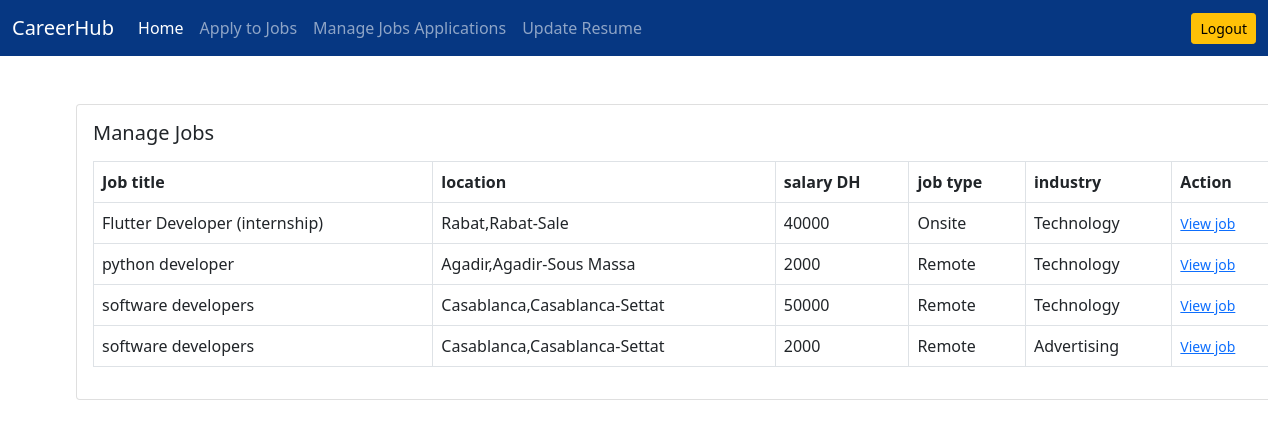
Screenshot of /job/applied-jobs/ (signed in) with the database file from the repository.
### job/models.py (models this page shows, shortened)
class ApplyJob(models.Model):
    status_choices=(
        ('Accepted','Accepted'),
        ('Declined','Declined'),
        ('Pending','Pending')
    )
    user = models.ForeignKey(User,on_delete=models.CASCADE)
    job = models.ForeignKey(Job,on_delete=models.CASCADE)
    timestamp = models.DateTimeField(auto_now_add=True)
    status = models.CharField(max_length=20, choices=status_choices)

class Job(models.Model):
    job_type_choices=(
        ('Remote','Remote'),
        ('Onsite','Onsite'),
        ('Hybride','Hybride')
    )
    user=models.ForeignKey(User,on_delete=models.CASCADE)
    company=models.ForeignKey(Company,on_delete=models.CASCADE)
    title= models.CharField(max_length=100)
    city=models.CharField(max_length=100)
    salary=models.PositiveBigIntegerField(default=2000)
    requirements=models.TextField()
    description=models.TextField(null=True)
    ideal_candidate=models.TextField()
    is_available=models.BooleanField(default=True)
    timestamp=models.DateTimeField(auto_now_add=True)
    industry=models.ForeignKey(Industry,on_delete=models.DO_NOTHING,null=True,blank=True)
    state=models.ForeignKey(State,on_delete=models.DO_NOTHING,null=True,blank=True)
    job_type=models.CharField(max_length=20, choices=job_type_choices,null=True,blank=True)

class State(models.Model):
    name = models.CharField(max_length=100)
    def __str__(self):
        return self.name

class Industry(models.Model):
    name = models.CharField(max_length=100)
    def __str__(self):
        return self.name

### job/views.py (the view)
# urls.py: path('applied-jobs/',views.applied_jobs,name='applied-jobs'),
def applied_jobs(request):
    jobs=ApplyJob.objects.filter(user=request.user)
    context={'jobs':jobs}
    return render(request,'job/applied_job.html',context)

### templates/job/applied_job.html
{% extends 'base.html' %}
{% block content %}
<div class="card mx-auto" style="width: 76rem;">
    <div class="card-body">
        <h5 class="card-title mb-3">Manage Jobs</h5>
        <table class="table table-bordered">
            <thead>
                <tr>
                    <th scope="col">Job title</th>
                    <th scope="col">location</th>
                    <th scope="col">salary DH</th>
                    <th scope="col">job type</th>
                    <th scope="col">industry</th>
                    <th scope="col">Action</th>
                </tr>
            </thead>
            <tbody>
                {% for job in jobs %}
                <tr>
                    <td>{{job.job.title}}</td>
                    <td>{{job.job.city}},{{job.job.state}}</td>
                    <td>{{job.job.salary}}</td>
                    <td>{{job.job.job_type}}</td>
                    <td>{{job.job.industry}}</td>
                    <td><a href="{% url 'job-details' job.job.pk %}"><small>View job</small></a></td>
                </tr>
                {%endfor%}
            </tbody>
        </table>
    </div>
</div>
{% endblock content %}

### templates/base.html (shortened to what this page needs)
<!doctype html>
<html lang="en">
<head>
    <link href="https://cdn.jsdelivr.net/npm/bootstrap@5.0.2/dist/css/bootstrap.min.css" rel="stylesheet"
>
    <link rel="stylesheet" href="https://cdnjs.cloudflare.com/ajax/libs/font-awesome/5.15.3/css/all.min.css"
 />
<link href="https://cdnjs.cloudflare.com/ajax/libs/font-awesome/6.0.0-beta3/css/all.min.css" rel="stylesheet">
</head>
<body>
    <nav class="navbar navbar-expand-lg navbar-dark bg-dark">
        <div class="container-fluid">
            <a class="navbar-brand" href="{%url 'home'%}">CareerHub</a>
            <div class="collapse navbar-collapse" id="navbarSupportedContent">
                {% if request.user.is_authenticated %}
    {% if request.user.is_applicant %}
        <ul class="navbar-nav me-auto mb-2 mb-lg-0">
            <li class="nav-item">
                <a class="nav-link active" aria-current="page" href="#">Home</a>
            </li>
            {% if request.user.has_resume %}
                <li class="nav-item">
                    <a class="nav-link" href="{% url 'job-listing' %}">Apply to Jobs</a>
                </li>
                <li class="nav-item">
                    <a class="nav-link" aria-current="page" href="{% url 'applied-jobs' %}">Manage Jobs Applications</a>
                </li>
            {% endif %}
            {% if not request.user.has_resume %}
                <li class="nav-item">
                    <a class="nav-link" href="{% url 'update-resume' %}">Create Resume</a>
                </li>
            {% else %}
                <li class="nav-item">
                    <a class="nav-link" href="{% url 'update-resume' %}">Update Resume</a>
                </li>
            {% endif %}
        </ul>
        <li class="nav-item">
            <a href="{% url 'logout' %}" class="btn btn-warning btn-sm">Logout</a>
        </li>
                {% endif %}
                {% endif %}
            </div>
        </div>
    </nav>
    <div class="container mt-5">
        {%block content%}
        {%endblock content%}
    </div>
</body>
</html>

### templates/base.html (style rules this page uses)
.bg-dark { background-color: #063782!important; }
li { list-style-type: none }

### rows the page displays
ApplyJob: job "Flutter Developer (internship)", job.city "Rabat", job.state "Rabat-Sale", job.salary "40000", job.job_type "Onsite", job.industry "Technology"
ApplyJob: job "python developer", job.city "Agadir", job.state "Agadir-Sous Massa", job.salary "2000", job.job_type "Remote", job.industry "Technology"
ApplyJob: job "software developers", job.city "Casablanca", job.state "Casablanca-Settat", job.salary "50000", job.job_type "Remote", job.industry "Technology"
ApplyJob: job "software developers", job.city "Casablanca", job.state "Casablanca-Settat", job.salary "2000", job.job_type "Remote", job.industry "Advertising"
